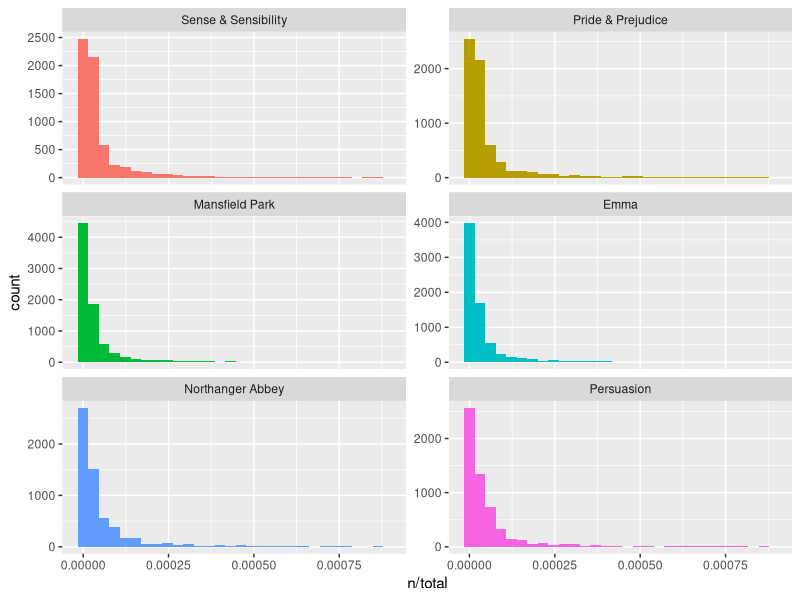
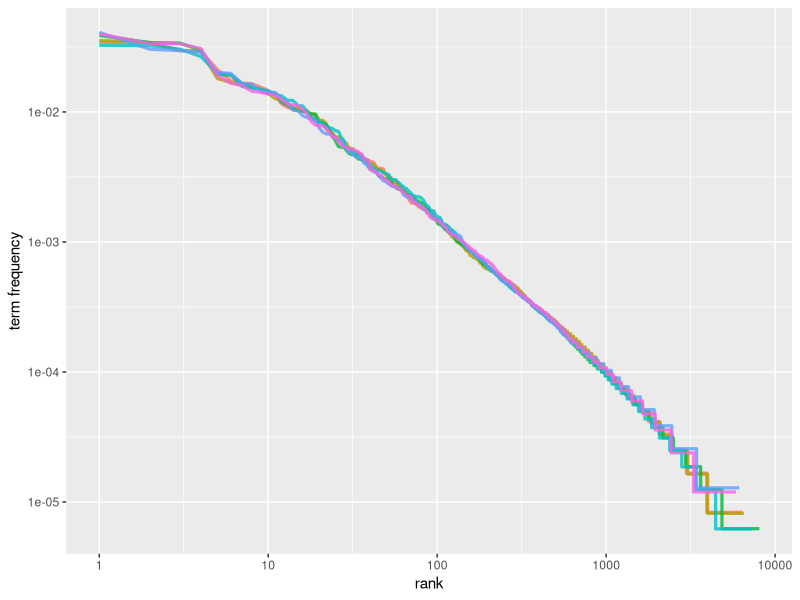
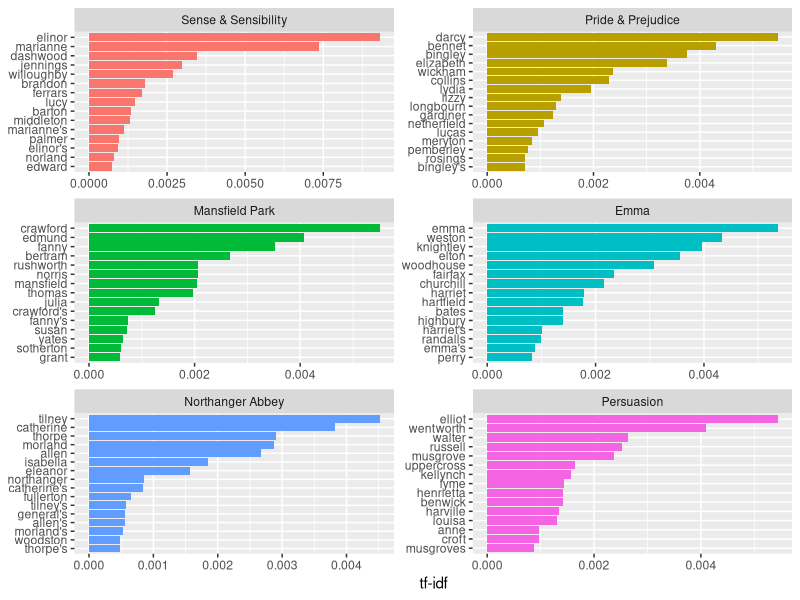
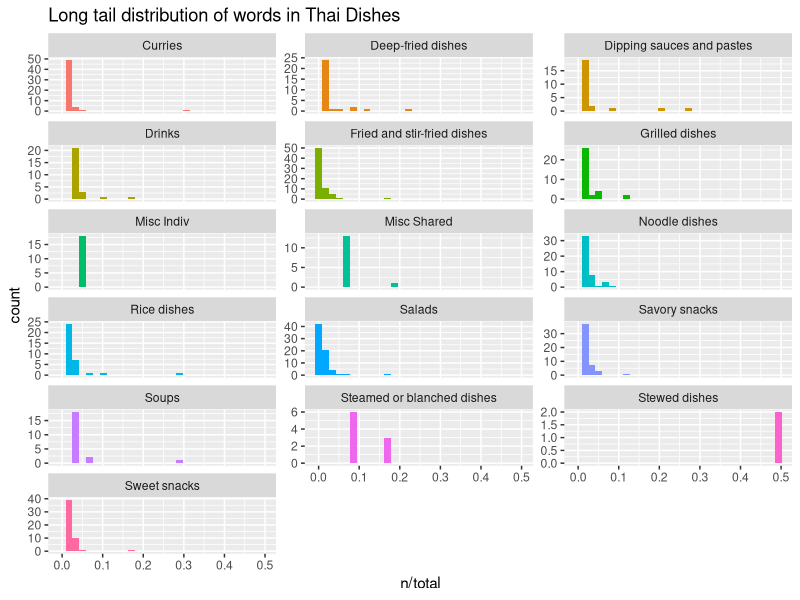
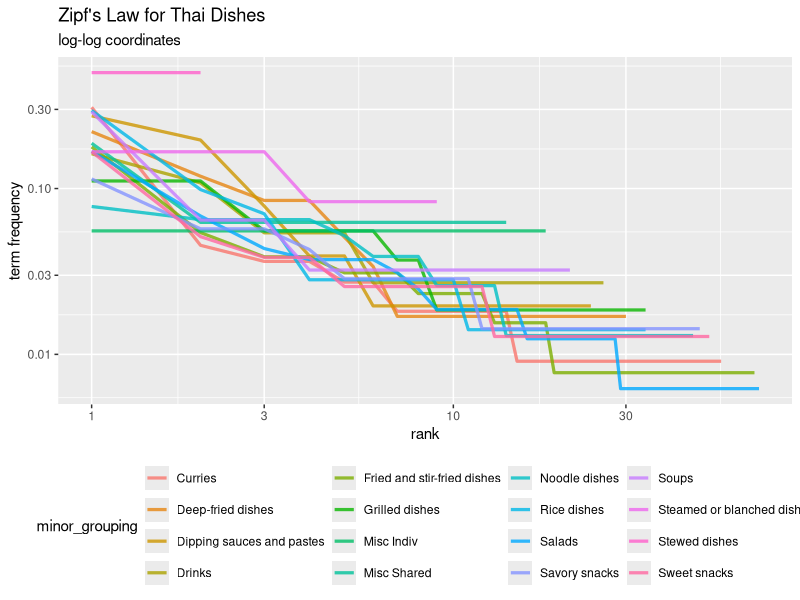
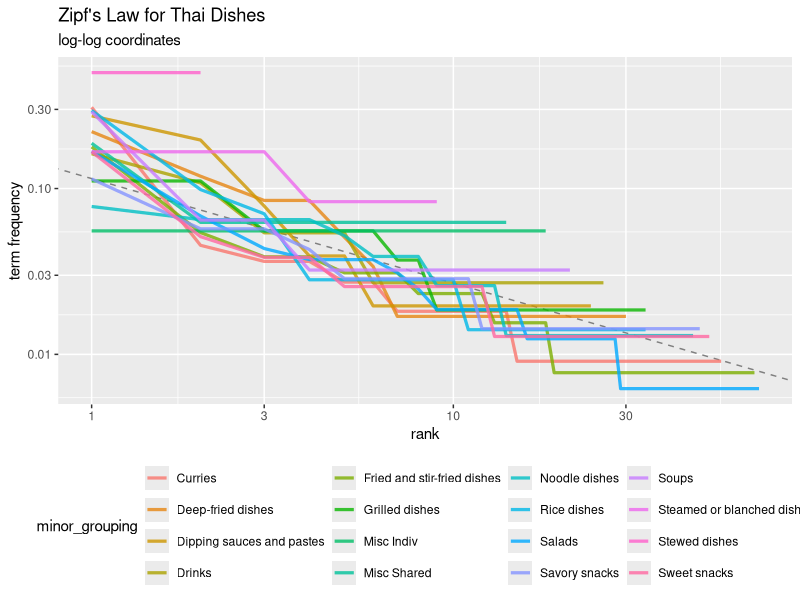
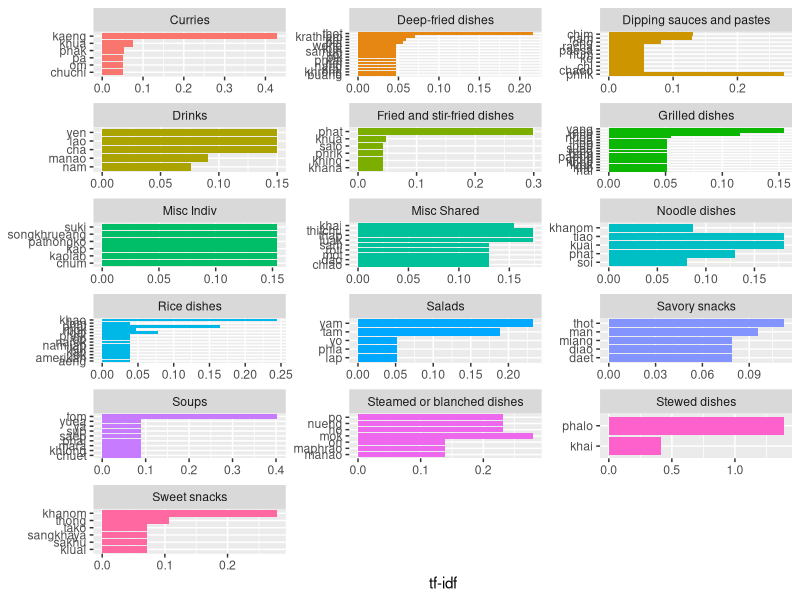

The R source for these figures, in order:
# select libraries from tidyverse
library(dplyr)
library(readr)
library(ggplot2)
library(forcats)

library(tidytext)
library(janeaustenr)

# Term Frequency in Jane Austen's novels ----

book_words <- austen_books() %>%
    unnest_tokens(word, text) %>%
    count(book, word, sort = TRUE)

total_words <- book_words %>% 
    group_by(book) %>% 
    summarize(total = sum(n))

book_words <- left_join(book_words, total_words)

# plot term frequency distribution across Jane Austen novels
ggplot(book_words, aes(n/total, fill = book)) +
    geom_histogram(show.legend = FALSE) +
    xlim(NA, 0.0009) +
    facet_wrap(~book, ncol = 2, scales = "free_y")

# Zipf's Law
freq_by_rank <- book_words %>% 
    group_by(book) %>% 
    mutate(rank = row_number(), 
           `term frequency` = n/total) %>%
    ungroup()


# Visualize Zipf's Law
# Plot Rank on x-axis
# Plot Term Freq on y-axis
# both on logarithmic scales
freq_by_rank %>% 
    ggplot(aes(rank, `term frequency`, color = book)) + 
    geom_line(size = 1.1, alpha = 0.8, show.legend = FALSE) + 
    scale_x_log10() +
    scale_y_log10()

# Find Exponent of Power Law for Middle Section of Jane Austen Rank range
rank_subset <- freq_by_rank %>% 
    filter(rank < 500,
           rank > 10)

lm(log10(`term frequency`) ~ log10(rank), data = rank_subset)

# The bind_tf_idf() function
# Calculating tf-idf finds words that are important in a text, but not too common

book_tf_idf <- book_words %>%
    bind_tf_idf(word, book, n)

# Terms with high tf-idf in Jane Austen's works
book_tf_idf %>%
    select(-total) %>%
    arrange(desc(tf_idf))


# Visualize High tf-idf words from Jane Austen's works
book_tf_idf %>%
    group_by(book) %>%
    slice_max(tf_idf, n = 15) %>%
    ungroup() %>%
    ggplot(aes(tf_idf, fct_reorder(word, tf_idf), fill = book)) +
    geom_col(show.legend = FALSE) +
    facet_wrap(~book, ncol = 2, scales = "free") +
    labs(x = "tf-idf", y = NULL)








# Term Frequency in Thai Dishes ----

# book_words = word frequency across each minor grouping
# total_words = total words in each minor grouping

# read in data from another directory (web_scraping)
df <- read_csv("../web_scraping/edit_thai_dishes.csv")

# (minor)_grouping words
minor_grouping_words <- df %>%
    select(Thai_name, Thai_script, minor_grouping) %>%
    unnest_tokens(word, Thai_name) %>%   # can substitute ngrams for word
    count(word, minor_grouping, sort = TRUE) 

total_word_per_group <- minor_grouping_words %>%
    group_by(minor_grouping) %>%
    summarize(total = sum(n))

thai_dish_join <- left_join(minor_grouping_words, total_word_per_group)

# plot term frequency distribution across Thai Dish Groupings
# Term Frequency: The number of times a word appears in a minor_grouping (thai dishes)
# divided by the total number of terms (words) in that novel (n/total)

ggplot(thai_dish_join, aes(x = n/total, fill = minor_grouping)) +
    geom_histogram(show.legend = FALSE) +
    #xlim(NA, 0.0009) +
    facet_wrap(~minor_grouping, ncol = 3, scales = "free_y") +
    labs(
        title = "Long tail distribution of words in Thai Dishes"
    )

# Zipf's Law (Thai Dishes) ----

freq_by_rank_thai <- thai_dish_join %>%
    group_by(minor_grouping) %>%
    mutate(
        rank = row_number(),
        `term frequency` = n/total
    ) %>%
    ungroup()

# Visualize Zipf's Law (Thai Dishes)
# Rank on x-axis
# Term Freq on y-axis
# NOTE: Interesting to see Zipf's law playout

freq_by_rank_thai %>%
    ggplot(aes(x = rank, y = `term frequency`, color = minor_grouping)) +
    geom_line(size = 1.1, alpha = 0.8, show.legend = TRUE) +
    scale_x_log10() +
    scale_y_log10() +
    theme(legend.position = 'bottom') +
    labs(
        title = "Zipf's Law for Thai Dishes",
        subtitle = "log-log coordinates"
        )


# Find Exponent of Power Law for Middle Section of Thai Dishes Rank range (btwn 3-10)

rank_subset_thai <- freq_by_rank_thai %>%
    filter(rank < 10,
           rank > 3)

# NOT QUITE an illustration of Zipf's law (-1 vs -0.63)
lm(log10(`term frequency`) ~ log10(rank), data = rank_subset_thai)

# Plot fitted power law with data 
freq_by_rank_thai %>%
    ggplot(aes(x = rank, y = `term frequency`, color = minor_grouping)) +
    geom_abline(intercept = -0.94, slope = -0.63, color = 'gray50', linetype = 2) +
    geom_line(size = 1.1, alpha = 0.8, show.legend = TRUE) +
    scale_x_log10() +
    scale_y_log10() +
    theme(legend.position = 'bottom') +
    labs(
        title = "Zipf's Law for Thai Dishes",
        subtitle = "log-log coordinates"
    )


# The bind_tf_idf() function ----

thai_dish_tf_idf <- thai_dish_join %>%
    bind_tf_idf(word, minor_grouping, n)

# Terms with high tf-idf in Thai dishes 
# Observation: even though mu is the most common term, the tf_idf doesn't consider it
# important for each of the food groups
# e.g., 'kaeng' is more important to Curries than 'mu' is to various dishes

thai_dish_tf_idf %>%
    select(-total) %>%
    arrange(desc(tf_idf))

# Visualize High tf-idf words in Thai Dishes
thai_dish_tf_idf %>%
    group_by(minor_grouping) %>%
    slice_max(tf_idf, n = 5) %>%
    ungroup() %>%
    ggplot(aes(x = tf_idf, y = fct_reorder(word, tf_idf), fill = minor_grouping)) +
    geom_col(show.legend = FALSE) +
    facet_wrap(~minor_grouping, ncol = 3, scales = 'free') +
    labs(
        x = "tf-idf", 
        y = NULL
    )


# SUMMARY ----

# Using Term Frequency and Inverse Document Frequency allows us to 
# find words that are characteristic for one document 
# within a collection of documents (minor grouping of Thai dishes)

# explore Frequency on it's own gives us insight into which ingredient
# or raw material is used most frequently in a collection of Thai dishes

# tf-idf from {tidytext} allows us to see which ingredients or raw materials
# are important in a grouping within a collection of groupings
